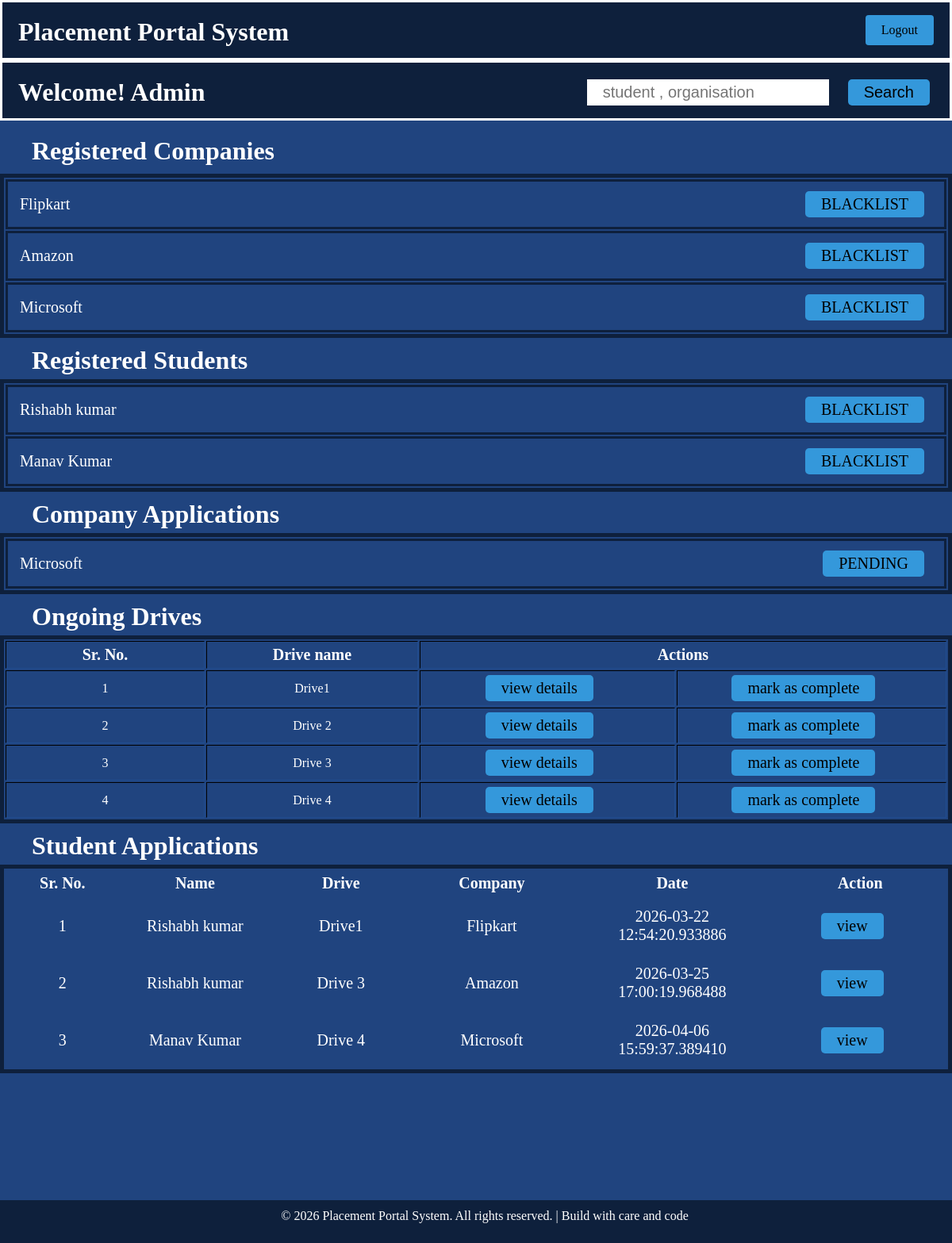
Before: /admin_dash (signed in) with the older database file.
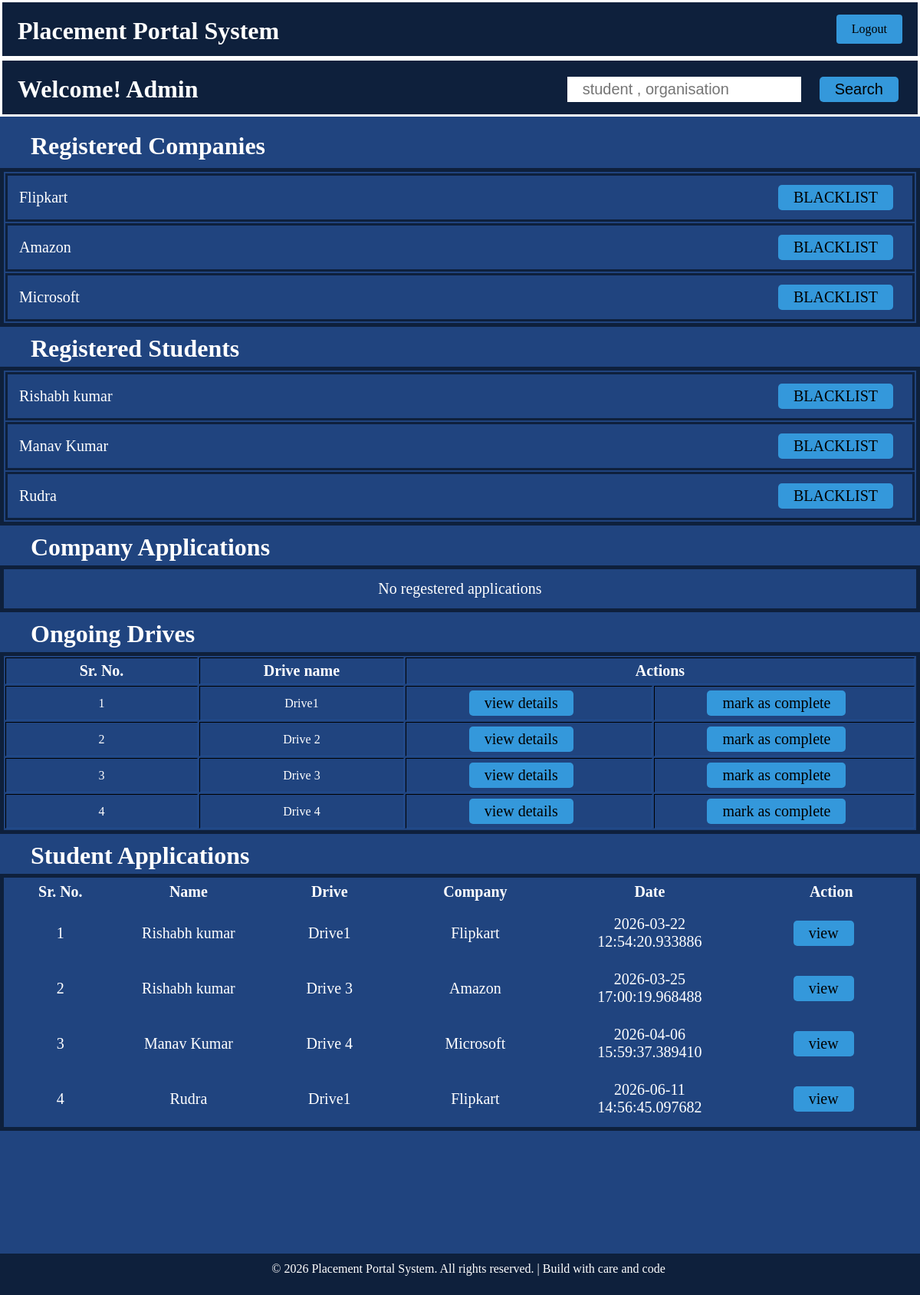
After: the same page with the newer database file.
### models.py (models this page shows)
class User(db.Model):
    __tablename__ = 'users'
    id = db.Column(db.Integer , primary_key=True)
    name = db.Column(db.String(100) , nullable=False)
    email = db.Column(db.String(100) , nullable=False , unique=True)
    password = db.Column(db.String(100) , nullable=False , unique=True)
    role = db.Column(db.String(100) , nullable=False)
    contact = db.Column(db.Integer , nullable=False , unique=True)
    is_active = db.Column(db.String(50),default=True)
    is_blacklist = db.Column(db.Boolean, default=False)

class Profile(db.Model):
    __tablename__ = 'profile'
    company_id = db.Column(db.Integer , db.ForeignKey('drive.company_id') , primary_key=True)
    user_id = db.Column(db.Integer , db.ForeignKey('users.id') , nullable=False)
    company_name = db.Column(db.String(100) , nullable=False, unique=True)
    Hr_contact = db.Column(db.Integer , nullable=False , unique=True)
    website = db.Column(db.String(100) , nullable=False , unique=True)
    Status = db.Column(db.String , default="pending")
    user = db.relationship('User', backref=db.backref('profile', uselist=False))
    drive = db.relationship('Drive', backref='profile')

class Drive(db.Model):
    __tablename__ = 'drive'
    id = db.Column(db.Integer , primary_key=True)
    user_id = db.Column(db.Integer , db.ForeignKey('users.id') , nullable=False)
    drive_name = db.Column(db.String(100) , nullable=False)
    company_id = db.Column(db.Integer , nullable=False)
    job_title = db.Column(db.String(100) , nullable=False)
    job_description = db.Column(db.String(100) , nullable=True)
    eligibilty = db.Column(db.String(100) , nullable=False)
    deadline = db.Column(db.DateTime)
    status = db.Column(db.String , default="pending")
    user = db.relationship('User', backref='drives')

class Application(db.Model):
    __tablename__ = 'application'
    id = db.Column(db.Integer , primary_key=True)
    student_name = db.Column(db.String , nullable=False)
    student_id = db.Column(db.Integer , nullable=False)
    drive_id = db.Column(db.Integer , db.ForeignKey('drive.id') , nullable=False)
    date = db.Column(db.DateTime , default = datetime.utcnow)
    status = db.Column(db.String , default="applied")
    drive = db.relationship('Drive', backref='applications')

### app.py (the view)
@app.route('/admin_dash' , methods=['GET','POST'])
def admin_dash():
    if session.get('role') != "admin":
        return redirect(url_for('index'))
    query = User.query.filter_by(role='company')
    companies = query.distinct().all()
    students = User.query.filter_by(role='student').distinct().all()
    applications = Profile.query.filter_by(Status='pending').distinct().all()
    drives = Drive.query.distinct().all()
    drive=aliased(Drive)
    profile=aliased(Profile)
    details = db.session.query(
        Application.id,
        Application.student_name,
        Application.date,
        drive.job_description.label('job_description'),
        drive.job_title.label('job_title'),
        drive.drive_name.label('drive_name'),
        profile.company_name
    ).select_from(Application).join(drive,Application.drive_id==drive.id).join(profile,profile.user_id==drive.user_id).all()
    stu_applications = []
    for detail in details:
        stu_applications.append({
            'id':detail.id,
            'student_name':detail.student_name,
            'department':detail.job_description,
            'job_title':detail.job_title,
            'drive_name':detail.drive_name,
            'company_name':detail.company_name,
            'date':detail.date
        })
    return render_template('admin_dash.html' , companies=companies , students=students, applications=applications, drives=drives, stu_applications=stu_applications)

### templates/admin_dash.html (shortened to what the changed rows need)
{% extends "base.html" %}
{% block content %}
<div class="contain">
    <div class="ban flex">
        <h1>Welcome! Admin</h1>
    </div>
    <div class="comapny-banner">
        <div style="display: flex; justify-content: space-between; padding-top:10px; padding-bottom:5px">
            <h1><span style="color: white;padding-left:20px;">Registered Companies</span></h1>
        </div>
        <div class="com-list">
            <table>
                {% if companies %}
                {% for company in companies %}
                <tr>
                    <td style="border: 3px solid rgb(14, 32, 60);">
                        <div style="display: flex; justify-content: space-between; align-items: center;">
                            <div style="color:white; padding:12px 10px; font-size:20px;">{{ company.name }}</div>
                            <div>
                                {% if company.is_blacklist %}
                                    <a href="{{url_for('un_blacklist_company' ,id=company.id)}}">REMOVE BLACKLIST</a>
                                {% else %}
                                    <a href="{{url_for('blacklist_company' ,id=company.id)}}">BLACKLIST</a>
                                {% endif %}
                            </div>
                        </div>
                    </td>
                </tr>
                {% endfor %}
                {% else %}
                <tr class="application_td">
                    <td colspan="5" style="color: white;">No Company regestered</td>
                </tr>
                {% endif %}
            </table>
        </div>
    </div>
    <div class="patient-banner">
        <h1><span style="color: white;padding-left:20px;">Registered Students</span></h1>
        <div class="patient-list">
            <table>
                {% if students %}
                {% for student in students %}
                <tr>
                    <td style="border: 3px solid rgb(14, 32, 60);">
                        <div style="display: flex; justify-content: space-between; align-items: center;">
                            <div style="color:white; padding:12px 10px; font-size:20px;">{{ student.name }}</div>
                            <div>
                                {% if student.is_blacklist %}
                                    <a href="{{url_for('un_blacklist_student' ,id=student.id)}}">REMOVE BLACKLIST</a>
                                {% else %}
                                    <a href="{{url_for('blacklist_company' ,id=student.id)}}">BLACKLIST</a>
                                {% endif %}
                            </div>
                        </div>
                    </td>
                </tr>
                {% endfor %}
                {% else %}
                <tr class="application_td">
                    <td colspan="5" style="color: white;">No students regestered</td>
                </tr>
                {% endif %}
            </table>
        </div>
    </div>
    <div class="patient-banner">
        <h1><span style="color: white;padding-left:20px;">Company Applications</span></h1>
        <div class="patient-list">
            <table>
                {% if applications %}
                {% for application in applications %}
                <tr>
                    <td style="border: 3px solid rgb(14, 32, 60);">
                        <div style="display: flex; justify-content: space-between; align-items: center;">
                            <div style="color:white; padding:12px 10px; font-size:20px;">{{ application.company_name }}</div>
                            <a href="{{url_for('approve_company',id=application.company_id)}}">{{ (application.Status).upper() }}</a>
                        </div>
                    </td>
                </tr>
                {% endfor %}
                {% else %}
                <tr class="application_td">
                    <td colspan="5" style="color: white;">No regestered applications</td>
                </tr>
                {% endif %}
            </table>
        </div>
    </div>
    <div class="drive-banner">
        <h1><span style="color: white;padding-left:20px;">Ongoing Drives</span></h1>
        <table border="2">
            {% if drives %}
                <tr class="application_td_1">
                    <th>Sr. No.</th>
                    <th>Drive name</th>
                    <th colspan="2">Actions</th>
                </tr>
                {% for drive in drives %}
                <tr class="application_td_1">
                    <td>{{drive.id}}</td>
                    <td>{{drive.drive_name}}</td>
                    <td><a href="{{url_for('view_details',id=drive.id)}}">view details</a></td>
                    <td><a href="{{url_for('drive_approve',id=drive.id)}}">mark as complete</a></td>
                </tr>
                {% endfor %}
            {% else %}
            <tr class="application_td">
                <td colspan="5" style="color: white;">No pending drives</td>
            </tr>
            {% endif %}
        </table>
    </div>
    <div class="application-banner">
        <h1><span style="color: white;padding-left:20px;">Student Applications</span></h1>
        <table>
            {% if stu_applications %}
                <tr>
                    <th>Sr. No.</th>
                    <th>Name</th>
                    <th>Drive</th>
                    <th>Company</th>
                    <th>Date</th>
                    <th>Action</th>
                </tr>
                {% for application in stu_applications %}
                <tr class="application_td">
                    <td>{{ application.id}}</td>
                    <td>{{ application.student_name}}</td>
                    <td>{{ application.drive_name}}</td>
                    <td>{{ application.company_name}}</td>
                    <td>{{ application.date}}</td>
                    <td><a href="{{url_for('stu_application',app_id=application.id,job=application.job_title)}}">view</a></td>
                </tr>
                {% endfor %}
            {% else %}
            <tr class="application_td">
                <td colspan="5" style="color: white;">No pending applications</td>
            </tr>
            {% endif %}
        </table>
    </div>
</div>
{% endblock %}

Changed rows visible on the page:
no longer on this page (row edited): Profile: company_name "Microsoft", Status "PENDING"
added User: name "Rudra", shown under "Registered Students"
added Application: id "4", student_name "Rudra", drive_name "Drive1", company_name "Flipkart", date "2026-06-11 14:56:45.097682"
Other visible differences:
text now shown: "No regestered applications"
